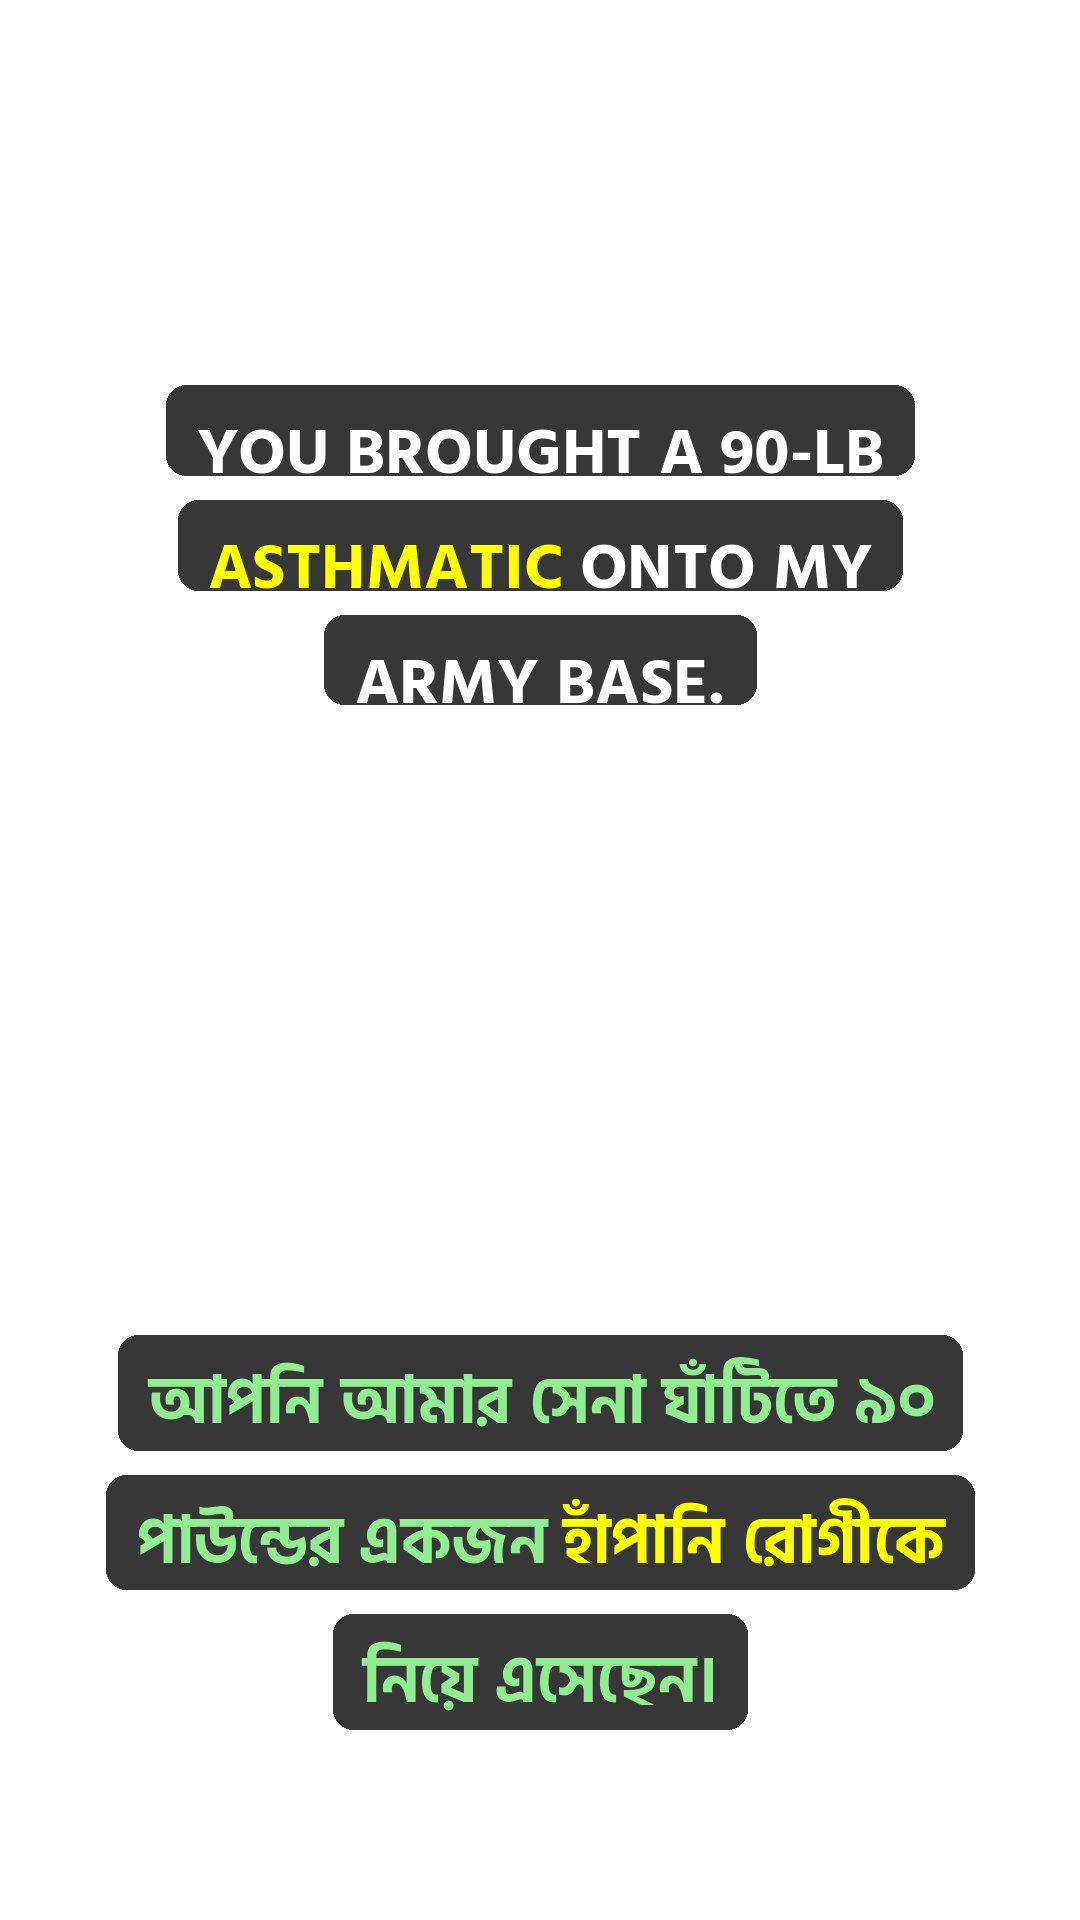

The Python source for this figure:
from PIL import Image, ImageDraw, ImageFont

img = Image.new('RGBA', (1080, 1920), (0, 0, 0, 0))
draw = ImageDraw.Draw(img)
font = ImageFont.truetype("/tmp/HindSiliguri-Bold.ttf", 65)

def draw_highlighted_text(lines, font, y_start, default_color, bg_color, target_words, highlight_color=(255, 255, 0, 255), padding=30):
    current_y = y_start
    for line in lines:
        bbox = draw.textbbox((0, 0), line, font=font)
        w = bbox[2] - bbox[0]
        h = bbox[3] - bbox[1]
        x_start = (1080 - w) / 2
        
        rect_box = [x_start - padding, current_y - padding/2, x_start + w + padding, current_y + h + padding]
        draw.rounded_rectangle(rect_box, radius=20, fill=bg_color)
        
        words = line.split(' ')
        current_x = x_start
        for word in words:
            is_highlight = False
            for t in target_words:
                if t and t.lower() in word.lower():
                    is_highlight = True
                    break
                    
            color = highlight_color if is_highlight else default_color
            draw.text((current_x, current_y), word, font=font, fill=color)
            
            word_bbox = draw.textbbox((0, 0), word + " ", font=font)
            current_x += (word_bbox[2] - word_bbox[0])
            
        current_y += h + padding * 2 + 10
    return current_y

lines_eng = ["YOU BROUGHT A 90-LB", "ASTHMATIC ONTO MY", "ARMY BASE."]
draw_highlighted_text(lines_eng, font, 400, (255,255,255,255), (0,0,0,200), ["ASTHMATIC"])

lines_ben = ["আপনি আমার সেনা ঘাঁটিতে ৯০", "পাউন্ডের একজন হাঁপানি রোগীকে", "নিয়ে এসেছেন।"]
draw_highlighted_text(lines_ben, font, 1350, (144,238,144,255), (0,0,0,200), ["হাঁপানি", "রোগী"])

img.save("test_highlight.png")
